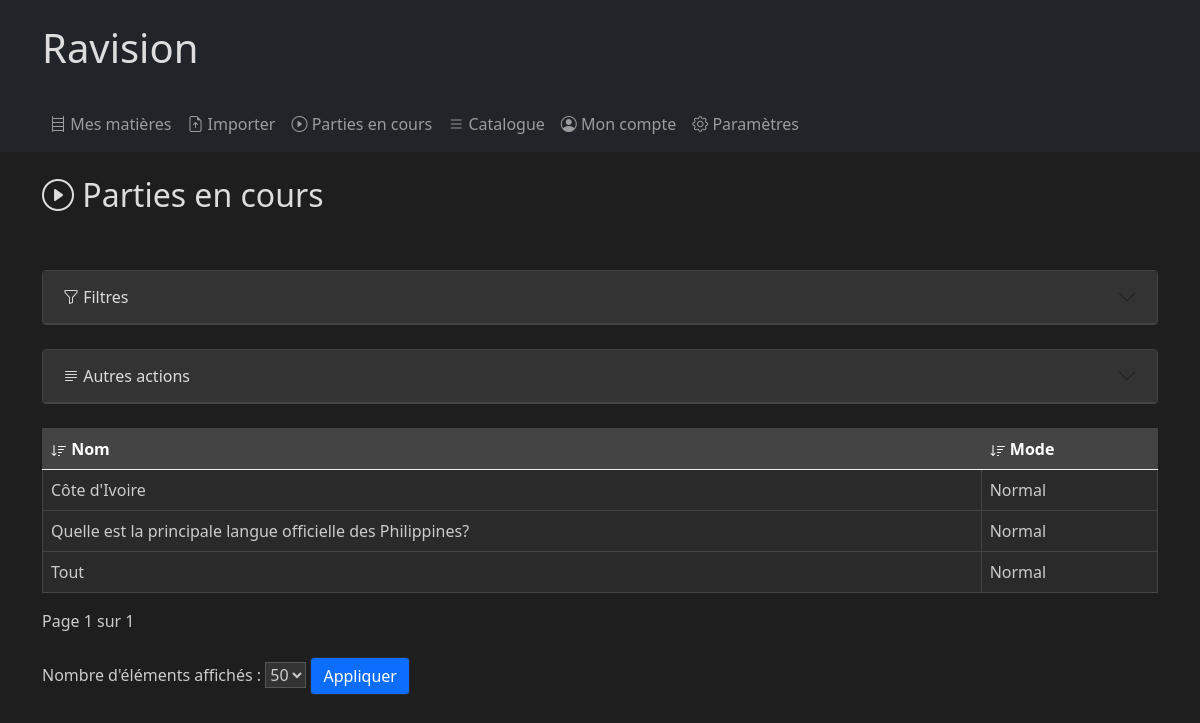
Screenshot of /quizz/quizzes/ (signed in) with the database file from the repository.
### quizz/models.py (models this page shows, shortened)
class Quizz(models.Model):
    name = models.CharField(max_length = 255,default="")
    questions = models.ManyToManyField(Question, related_name='quizz_questions')
    mode = models.ForeignKey(QuizzMode, on_delete=models.CASCADE, default=1)
    hints = models.BooleanField(default=True)
    current_question = models.ForeignKey(Question, on_delete=models.SET_NULL, null=True, default=None, related_name='current_question')
    user = models.ForeignKey(User, on_delete=models.CASCADE, null=True)
    creation_date = models.DateField(null=True, default=None, blank=True)
    last_change_date = models.DateField(null=True, default=None, blank=True)
    timer = models.ForeignKey(TimerMode, on_delete=models.CASCADE, default=1)
    timer_task_id = models.CharField(max_length=255, null=True, blank=True)  # Stocke l'ID de la tâche Celery
    timeout = models.BooleanField(default=False)
    aicheck = models.BooleanField(default=False)
    def as_dict(self):
        return {
            'name': self.name,
            'mode': self.mode.name,
        }

class QuizzMode(models.Model):
    name = models.CharField(max_length = 255,default="")

### quizz/views.py (the view)
# urls.py: path('quizzes/', views.quizzes, name='quizzes'),
def quizzes(request):
    user = request.user
    if user.is_anonymous:
        return redirect('login')
    filterForm = QuizzFilterForm(request.GET)
    quizzes = Quizz.objects.filter(user=user)
    if filterForm.is_valid():
        quizzes = filterForm.filter_queryset(quizzes)
    quizzes = paginate_queryset(quizzes.order_by(f"{'-' if request.GET.get('order', 'asc') == 'desc' else ''}{request.GET.get('sort_by', 'name')}"), request, getChildrenPerPage(request))
    fields = {'name':_('Name'),'mode':_('Mode')}
    context = prepare_render_context('quizzes', filterForm, quizzes, request, fields, childurl='quizz', gameurl=None, property=False)
    return render(request, 'quizz/quizzes.html', context)

### quizz/forms.py (called while the page is built)
    def filter_queryset(self, queryset, **kwargs):
        filters = {}
        for field in self.fields:
            if self.cleaned_data.get(field):
                filters[f"{field}__icontains"] = self.cleaned_data.get(field)
        return queryset.filter(**filters, **kwargs)

### quizz/utils.py (called while the page is built)
def getChildrenPerPage(request):
    return request.GET.get('children_per_page', DEFAULT_PER_PAGE)

def paginate_queryset(queryset, request, per_page=10):
    paginator = Paginator(queryset, per_page)
    page_number = request.GET.get('page')
    try:
        return paginator.page(page_number)
    except PageNotAnInteger:
        return paginator.page(1)
    except EmptyPage:
        return paginator.page(paginator.num_pages)

### quizz/templates/quizz/quizzes.html
{% extends 'quizz/base.html' %}
{% load i18n %}
{% block content %}
<h2><i class="bi bi-play-circle"></i> {%trans "Current games"%}</h2>
{% include 'quizz/object.html' %}
{% endblock %}

### quizz/templates/quizz/object.html (shortened to what this page needs)
{% block content %}
{% load i18n %}
<br />
{% if forms.filter %}
<br />
<div class="accordion" id="filterAccordion2">
    <div class="accordion-item">
        <h2 class="accordion-header" id="filterHeading2">
            <button class="accordion-button collapsed" type="button" data-bs-toggle="collapse" data-bs-target="#filterCollapse2" aria-expanded="true" aria-controls="filterCollapse2">
                <i class="bi bi-funnel"></i>&nbsp;{%trans "Filters"%}
            </button>
        </h2>
    </div>
</div>
{% endif %}
<br />
<div class="accordion" id="filterAccordion3">
    <div class="accordion-item">
        <h2 class="accordion-header" id="filterHeading3">
            <button class="accordion-button collapsed" type="button" data-bs-toggle="collapse" data-bs-target="#filterCollapse3" aria-expanded="true" aria-controls="filterCollapse3">
                <i class="bi bi-justify-left"></i>&nbsp;{%trans "Other actions"%}
            </button>
        </h2>
    </div>
</div>
<br />
<table class="table">
    <thead>
        <tr>
            {% for field, label in fields.items %}
            <th>
                <a style="text-decoration:none" href="?sort_by={{ field }}&order={% if sort_by == field %}{% if order == 'desc' %}asc{% else %}desc{% endif %}{% else %}asc{% endif %}&children_per_page={{children_per_page}}">
                    <svg xmlns="http://www.w3.org/2000/svg" width="16" height="16" fill="currentColor" class="bi bi-sort-down{% if sort_by == field %} {% if order == 'desc' %}rotate180{% endif %}{% endif %}" viewBox="0 0 16 16">
                        <path d="M3.5 2.5a.5.5 0 0 0-1 0v8.793l-1.146-1.147a.5.5 0 0 0-.708.708l2 1.999.007.007a.497.497 0 0 0 .7-.006l2-2a.5.5 0 0 0-.707-.708L3.5 11.293zm3.5 1a.5.5 0 0 1 .5-.5h7a.5.5 0 0 1 0 1h-7a.5.5 0 0 1-.5-.5M7.5 6a.5.5 0 0 0 0 1h5a.5.5 0 0 0 0-1zm0 3a.5.5 0 0 0 0 1h3a.5.5 0 0 0 0-1zm0 3a.5.5 0 0 0 0 1h1a.5.5 0 0 0 0-1z"/>
                    </svg>
                 {{ label }}</a>
            </th>
            {% endfor %}
        </tr>
    </thead>
    <tbody>
        {% for object in children %}
        <tr class="object-row" data-url="{% url urls.child id=object.id%}">
            {% for key, value in object.as_dict.items %}
            <td>{{ value|default:"<span style='color: darkred;font-weight: bold;'>?</span>" }}</td>
            {% endfor %}
        </tr>
        {% endfor %}
    </tbody>
</table>
{% if children %}
<div class="pagination">
    <span class="step-links">
        <span class="current">
            {%trans "Page"%} {{ children.number }} {%trans "-page- of"%} {{ children.paginator.num_pages }}
        </span>
    </span>
</div>
<br />
<form method="get" action="{% if object.id %}{% url urls.action id=object.id%}{% else %}{% url urls.action %}{% endif %}">
    <label for="children_per_page">{%trans "Number of displayed elements"%} :</label>
    <select name="children_per_page" id="children_per_page">
        {% for option in amounts_of_children %}
            <option value="{{ option }}" {% if children_per_page == option %} selected {% endif %}>{{ option }}</option>
        {% endfor %}
    </select>
    <button type="submit" class="btn btn-primary">{%trans "Apply"%}</button>
</form>
<br />
{% endif %}
{% endblock %}

### quizz/static/quizz/style.css (style rules this page uses)
body.dark-mode { background-color: #1e1e1e; color: #ccc; }
body.dark-mode a { color: #ffffff; }
body.dark-mode .btn { border: 1px solid #2a2a2a; }
body.dark-mode input, body.dark-mode textarea, body.dark-mode select { background-color: #333; color: #ccc; border: 1px solid #555; }
body.dark-mode table th, body.dark-mode table td { border: 1px solid #444; }
body.dark-mode table { background-color: #2a2a2a; color: #ccc; }
body.dark-mode table th { background-color: #444; color: #eee; }
body.dark-mode h1, body.dark-mode h2, body.dark-mode h3, body.dark-mode h4, body.dark-mode h5, body.dark-mode h6 { color: #ddd; }
body.dark-mode .accordion-item { background-color: #2a2a2a; border: 1px solid #444; }
body.dark-mode .accordion-header { background-color: #333; border-bottom: 1px solid #444; }
body.dark-mode .accordion-button { background-color: #333; color: #ddd; border: none; }

### rows the page displays
Quizz: as_dict "Côte d'Ivoire"
QuizzMode: as_dict "Normal" "Normal" "Normal"
Quizz: as_dict "Quelle est la principale langue officielle des Philippines?"
Quizz: as_dict "Tout"

### other values shown
{{ label }} "Nom" "Mode"
{{ children.number }} "1"
{{ children.paginator.num_pages }} "1"
form field children_per_page "50"
